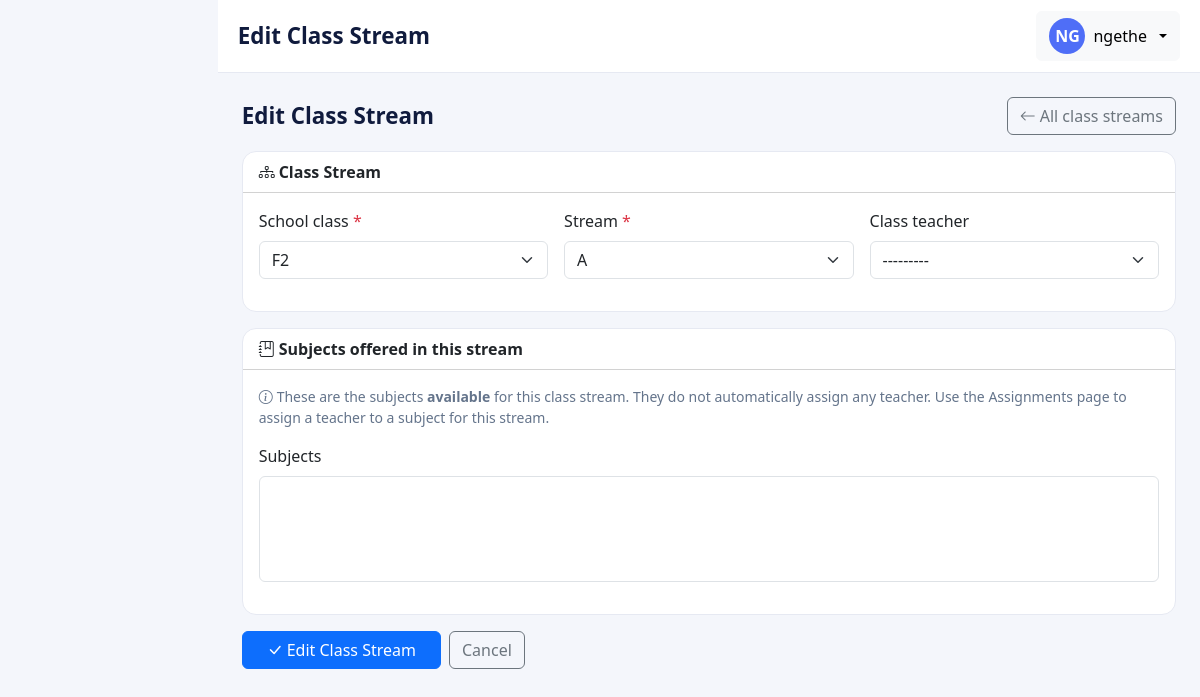
/class-streams/1/edit/ (signed in), run on the app's committed database.
### accounts/models.py (models this page shows, shortened)
class UserProfile(models.Model):
    class Roles(models.TextChoices):
        ADMIN = 'ADMIN', 'Administrator'
        TEACHER = 'TEACHER', 'Teacher'
        PARENT = 'PARENT', 'Parent'
    user = models.OneToOneField(User, on_delete=models.CASCADE, related_name='profile')
    role = models.CharField(max_length=10, choices=Roles.choices, default=Roles.PARENT)
    phone = models.CharField(max_length=20, blank=True)
    @property
    def is_admin(self):
        return self.role == self.Roles.ADMIN

### core/models.py (models this page shows, shortened)
class ClassStream(models.Model):
    school_class = models.ForeignKey(
        SchoolClass, on_delete=models.PROTECT, related_name='class_streams',
    )
    stream = models.ForeignKey(
        Stream, on_delete=models.PROTECT, related_name='class_streams',
    )
    class_teacher = models.ForeignKey(
        Teacher, null=True, blank=True,
        on_delete=models.SET_NULL, related_name='headed_streams',
    )
    subjects = models.ManyToManyField(Subject, blank=True, related_name='class_streams')
    class Meta:
        ordering = ['school_class__name', 'stream__name']
        constraints = [
            models.UniqueConstraint(
                fields=['school_class', 'stream'],
                name='unique_class_stream',
            ),
        ]

### structure/views.py (the view, shortened to what this page needs)
class ClassStreamUpdateView(AdminRequiredMixin, _AdminContextMixin, UpdateView):
    model = ClassStream
    form_class = ClassStreamForm
    template_name = 'structure/classstream_form.html'
    header_title = 'Edit Class Stream'

### structure/forms.py
class ClassStreamForm(forms.ModelForm):
    class Meta:
        model = ClassStream
        fields = ['school_class', 'stream', 'class_teacher', 'subjects']
    def __init__(self, *args, **kwargs):
        super().__init__(*args, **kwargs)
        _apply_bootstrap(self.fields)
        self.fields['school_class'].queryset = SchoolClass.objects.filter(
            is_active=True
        )
        self.fields['class_teacher'].queryset = Teacher.objects.filter(
            is_active=True
        )
        self.fields['subjects'].queryset = Subject.objects.filter(is_active=True)

### accounts/access.py (called while the page is built)
def get_role(user):
    if not user or not user.is_authenticated:
        return None
    profile = getattr(user, 'profile', None)
    return profile.role if profile else None

def has_role(user, roles):
    return get_role(user) in roles

    def test_func(self):
        return has_role(self.request.user, self.roles)

### core/models.py (called while the page is built)
    def __str__(self):
        return self.name

    def __str__(self):
        return self.name

### structure/forms.py (called while the page is built)
def _apply_bootstrap(fields):
    for field in fields.values():
        widget = field.widget
        if isinstance(widget, forms.Select):
            widget.attrs.setdefault('class', 'form-select')
        elif isinstance(widget, forms.CheckboxInput):
            widget.attrs.setdefault('class', 'form-check-input')
        else:
            widget.attrs.setdefault('class', 'form-control')

### structure/views.py (called while the page is built)
    def get_context_data(self, **kwargs):
        context = super().get_context_data(**kwargs)
        context['page_title'] = self.header_title
        return context

### templates/structure/classstream_form.html (shortened to what this page needs)
{% extends 'base.html' %}
{% block content %}
  <div class="d-flex align-items-center justify-content-between gap-2 mb-3">
    <h1 class="page-title mb-0">{{ page_title }}</h1>
    <a href="{% url 'structure:classstream_list' %}" class="btn btn-outline-secondary">
      <i class="bi bi-arrow-left me-1"></i>All class streams
    </a>
  </div>
  <form method="post" novalidate>
    <div class="card card-body-section mb-3">
      <div class="card-header bg-transparent fw-semibold">
        <i class="bi bi-diagram-3 me-1"></i>Class Stream
      </div>
      <div class="card-body">
        <div class="row g-3">
          <div class="col-12 col-md-4">{% include 'partials/field.html' with field=form.school_class %}</div>
          <div class="col-12 col-md-4">{% include 'partials/field.html' with field=form.stream %}</div>
          <div class="col-12 col-md-4">{% include 'partials/field.html' with field=form.class_teacher %}</div>
        </div>
      </div>
    </div>
    <div class="card card-body-section mb-3">
      <div class="card-header bg-transparent fw-semibold">
        <i class="bi bi-journal-bookmark me-1"></i>Subjects offered in this stream
      </div>
      <div class="card-body">
        <p class="text-subtle small mb-3">
          <i class="bi bi-info-circle me-1"></i>These are the subjects <strong>available</strong> for this class stream.
          They do not automatically assign any teacher. Use the Assignments page to assign a teacher to a subject
          for this stream.
        </p>
        {% include 'partials/field.html' with field=form.subjects %}
      </div>
    </div>
    <div class="d-flex gap-2">
      <button type="submit" class="btn btn-primary px-4">
        <i class="bi bi-check-lg me-1"></i>{{ page_title }}
      </button>
      <a href="{% url 'structure:classstream_list' %}" class="btn btn-outline-secondary">Cancel</a>
    </div>
  </form>
{% endblock %}

### templates/partials/topbar.html (shortened to what this page needs)
<header class="app-topbar">
  <div class="d-flex align-items-center justify-content-between gap-2">
    <div class="d-flex align-items-center gap-2">
      <h1 class="page-title mb-0">{% block page_title %}{{ page_title|default:"Dashboard" }}{% endblock %}</h1>
    </div>
    <div class="d-flex align-items-center gap-2">
      {% if user_profile %}
        <div class="dropdown">
          <button class="btn btn-light dropdown-toggle d-flex align-items-center gap-2" type="button"
                  data-bs-toggle="dropdown" aria-expanded="false">
            <span class="user-avatar">{{ user_profile.user.username|slice:":2"|upper }}</span>
            <span class="d-none d-md-inline">{{ user_profile.user.get_full_name|default:user_profile.user.username }}</span>
          </button>
        </div>
      {% endif %}
    </div>
  </div>
</header>

### templates/partials/field.html (shortened to what this page needs)
<div class="mb-3">
  <label class="form-label" for="{{ field.id_for_label }}">
    {{ field.label }}
    {% if field.field.required %}<span class="text-danger">*</span>{% endif %}
  </label>
  {{ field }}
</div>

### static/css/app.css (style rules this page uses)
:root { --brand-navy: #101b3d; --brand-navy-2: #1b2a5e; --brand-accent: #4f6ef7; --brand-accent-soft: #eef1fe; --body-bg: #f4f6fb; --sidebar-width: 264px; --text-muted: #64748b; }
body.app-body { background-color: var(--body-bg); font-family: 'Segoe UI', system-ui, -apple-system, sans-serif; }
.app-topbar { background: #fff; border-bottom: 1px solid #e6e9f2; padding: 0.7rem 1.25rem; position: sticky; top: 0; z-index: 100; }
.card-body-section { background: #fff; border: 1px solid #e6e9f2; border-radius: 14px; }
.page-title { font-size: 1.4rem; font-weight: 700; color: var(--brand-navy); margin: 0; }
.text-subtle { color: var(--text-muted); }
.user-avatar { width: 36px; height: 36px; border-radius: 50%; background: var(--brand-accent); color: #fff; display: inline-flex; align-items: center; justify-content: center; font-weight: 600; }

### data on the page
UserProfile: user.username "NG", user.get_full_name "ngethe"
ClassStream: school_class "F2", stream "A", class_teacher "---------"

### other printed values
{{ page_title|default:"Dashboard" }} "Edit Class Stream"
{{ page_title }} "Edit Class Stream"
{{ field.label }} "School class Stream Class teacher Subjects"
